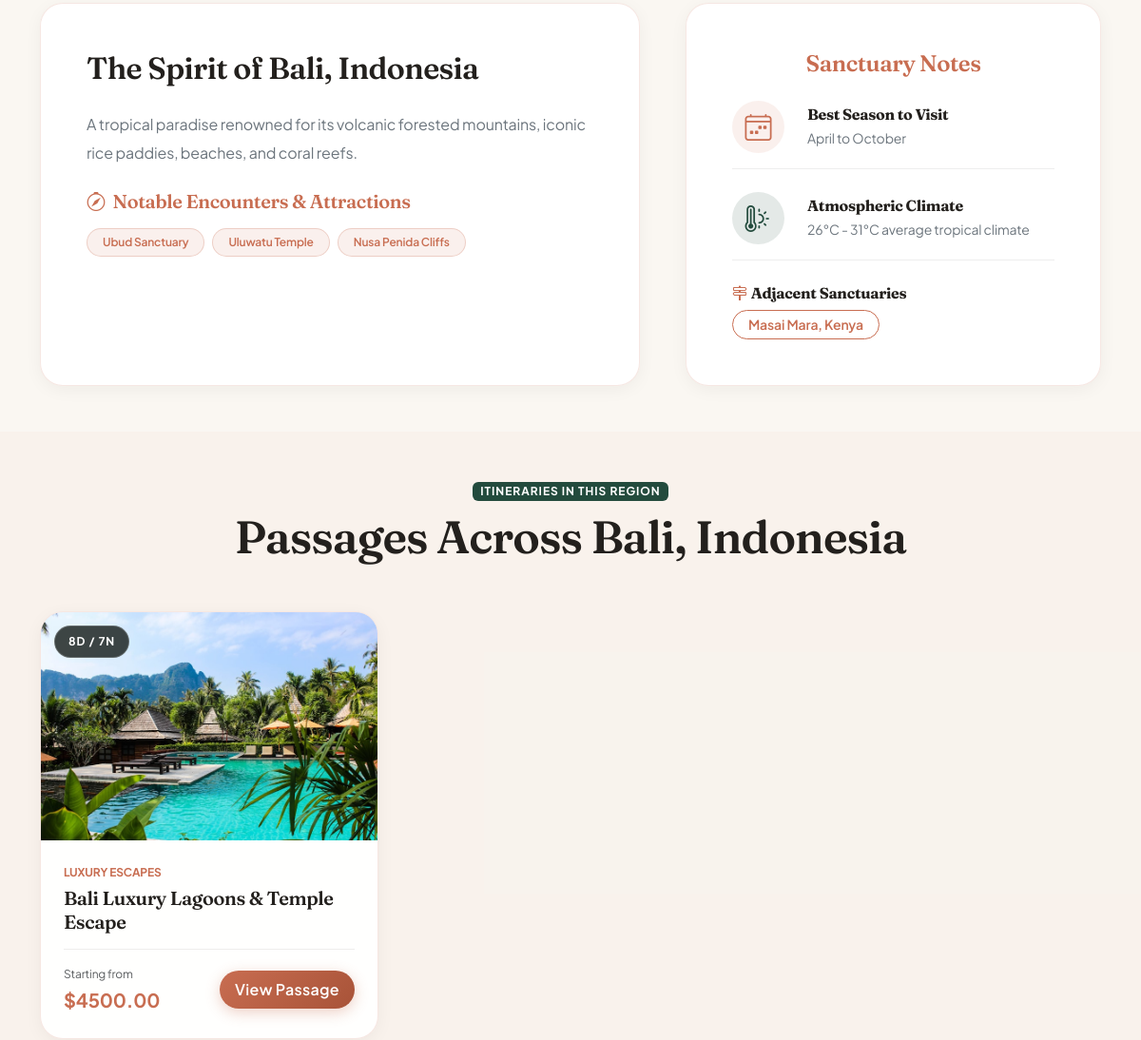
/tours/destination/bali/ (middle part), run on an earlier commit of the app's database.
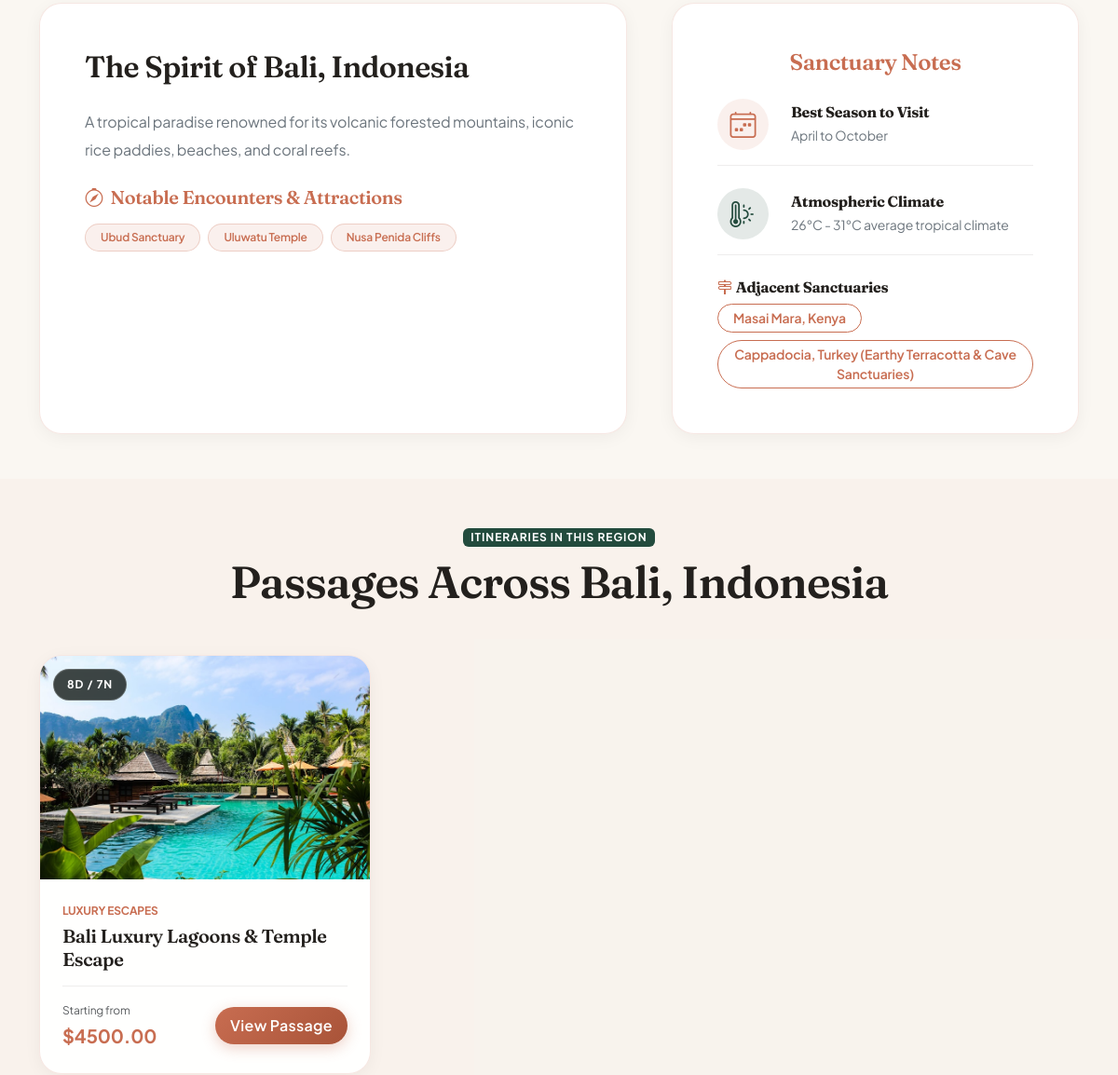
And on a later commit of the database.
### tours/models.py (models this page shows, shortened)
class Destination(models.Model):
    name = models.CharField(max_length=100)
    slug = models.SlugField(unique=True)
    hero_image = models.ImageField(upload_to='destinations/')
    description = models.TextField()
    attractions = models.TextField(help_text="Key tourist attractions (comma-separated or HTML/markdown)")
    best_time_to_visit = models.CharField(max_length=150, help_text="E.g., October to April")
    weather_info = models.CharField(max_length=200, help_text="E.g., 20°C - 30°C Average")
    featured = models.BooleanField(default=False, help_text="Show this destination on the home page spotlight")
    nearby_destinations = models.ManyToManyField('self', blank=True, symmetrical=True)

class TourPackage(models.Model):
    DIFFICULTY_CHOICES = [
        ('easy', 'Easy'),
        ('moderate', 'Moderate'),
        ('challenging', 'Challenging'),
        ('extreme', 'Extreme'),
    ]
    title = models.CharField(max_length=200)
    slug = models.SlugField(unique=True)
    destination = models.ForeignKey(Destination, on_delete=models.CASCADE, related_name='packages')
    category = models.ForeignKey(Category, on_delete=models.SET_NULL, null=True, blank=True, related_name='packages')
    cover_image = models.ImageField(upload_to='packages/')
    price = models.DecimalField(max_digits=10, decimal_places=2, validators=[MinValueValidator(0)])
    discount_price = models.DecimalField(max_digits=10, decimal_places=2, null=True, blank=True, validators=[MinValueValidator(0)])
    duration_days = models.PositiveIntegerField(default=1)
    duration_nights = models.PositiveIntegerField(default=0)
    available_seats = models.PositiveIntegerField(default=10)
    difficulty = models.CharField(max_length=20, choices=DIFFICULTY_CHOICES, default='easy')
    best_season = models.CharField(max_length=100, help_text="E.g., Winter / Summer")
    included_services = models.TextField(help_text="Items included, separated by newlines")
    excluded_services = models.TextField(help_text="Items excluded, separated by newlines")
    map_iframe = models.TextField(blank=True, help_text="Google Maps iframe link only (src attribute value)")
    featured = models.BooleanField(default=False)
    is_active = models.BooleanField(default=True)
    created_at = models.DateTimeField(auto_now_add=True)
    updated_at = models.DateTimeField(auto_now=True)
    class Meta:
        ordering = ['-created_at']

class Category(models.Model):
    name = models.CharField(max_length=100)
    slug = models.SlugField(unique=True)
    icon = models.CharField(max_length=50, default="bi-compass", help_text="Bootstrap Icon class, e.g. bi-compass")
    description = models.TextField(blank=True)
    class Meta:
        verbose_name_plural = "Categories"

### tours/views.py (the view)
# urls.py: path('destination/<slug:slug>/', views.destination_detail, name='destination_detail'),
def destination_detail(request, slug):
    destination = get_object_or_404(Destination, slug=slug)
    packages = destination.packages.filter(is_active=True)
    attractions_list = [a.strip() for a in destination.attractions.split(',') if a.strip()]
    context = {
        'destination': destination,
        'packages': packages,
        'attractions_list': attractions_list
    }
    return render(request, 'tours/destination_detail.html', context)

### templates/tours/destination_detail.html (shortened to what the changed rows need)
{% extends 'base.html' %}
{% load static %}
{% block content %}
<section class="py-5">
    <div class="container">
        <div class="row g-5 align-items-stretch">
            <div class="col-lg-7" data-aos="fade-right">
                <div class="organic-card p-5 h-100">
                    <h2 class="font-heading mb-4 text-primary-theme">The Spirit of {{ destination.name }}</h2>
                    <div class="d-flex flex-wrap gap-2 mb-4">
                        {% for attraction in attractions_list %}
                            <span class="badge badge-terracotta py-2 px-3">{{ attraction }}</span>
                        {% endfor %}
                    </div>
                </div>
            </div>
            <div class="col-lg-5" data-aos="fade-left">
                <div class="organic-card p-5 h-100 d-flex flex-column justify-content-center">
                    {% if destination.nearby_destinations.all %}
                        <div>
                            <div class="d-flex flex-wrap gap-2">
                                {% for nearby in destination.nearby_destinations.all %}
                                    <a href="{% url 'tours:destination_detail' nearby.slug %}" class="btn btn-outline-organic btn-sm rounded-pill py-1 px-3">{{ nearby.name }}</a>
                                {% endfor %}
                            </div>
                        </div>
                    {% endif %}
                </div>
            </div>
        </div>
    </div>
</section>
<section class="py-5" style="background: rgba(200, 109, 81, 0.03);">
    <div class="container">
        <div class="text-center mb-5" data-aos="fade-up">
            <h2 class="display-5 font-heading">Passages Across {{ destination.name }}</h2>
        </div>
        <div class="row g-4">
            {% if packages %}
                {% for package in packages %}
                <div class="col-md-6 col-lg-4" data-aos="fade-up" data-aos-delay="{{ forloop.counter }}00">
                    <div class="tour-card">
                        <div class="tour-card-image-wrap">
                            {% if package.cover_image %}
                                <img src="{{ package.cover_image.url }}" alt="{{ package.title }}">
                            {% else %}
                                <img src="https://images.unsplash.com/photo-1507525428034-b723cf961d3e?auto=format&fit=crop&w=600&q=80" alt="{{ package.title }}">
                            {% endif %}
                            <span class="tour-card-badge">{{ package.duration_days }}D / {{ package.duration_nights }}N</span>
                        </div>
                        <div class="p-4 d-flex flex-column flex-grow-1">
                            <span class="text-terracotta text-xs fw-bold text-uppercase mb-1">{{ package.category.name|default:"Curated Escape" }}</span>
                            <h4 class="font-heading fs-5 mb-3"><a href="{% url 'tours:package_detail' package.slug %}" class="text-decoration-none text-primary-theme">{{ package.title }}</a></h4>
                            <div class="d-flex justify-content-between align-items-center mt-auto pt-3 border-top border-organic">
                                <div>
                                    <span class="text-muted text-xs d-block">Starting from</span>
                                    <span class="fs-5 fw-bold text-terracotta">${{ package.price }}</span>
                                </div>
                                <a href="{% url 'tours:package_detail' package.slug %}" class="btn btn-terracotta py-2 px-3">View Passage</a>
                            </div>
                        </div>
                    </div>
                </div>
                {% endfor %}
            {% endif %}
        </div>
    </div>
</section>
{% endblock %}

What changed in the data, as far as the page shows it:
added Destination: name "Cappadocia, Turkey (Earthy Terracotta & Cave Sanctuaries)"
